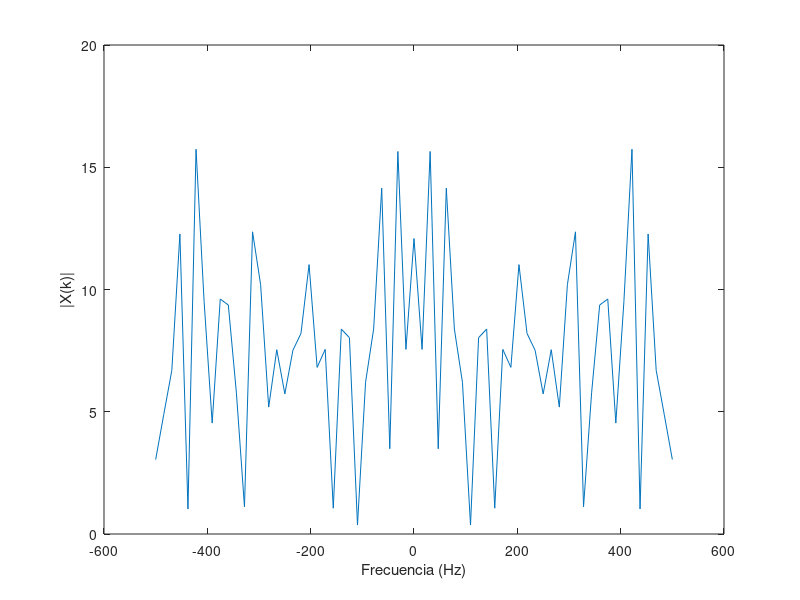

MATLAB code for this plot: (Note: this script raises an error after producing the figure.)
%%%%%%%%%%%%%%%%%%%%%%%%%%%%%%%%%%%%%%%%%%%%%%%%%%%%%%%%%%%%
%%%%%%%%%%%%%%  PARTE 1: Convolución Circular %%%%%%%%%%%%%%
%%%%%%%%%%%%%%%%%%%%%%%%%%%%%%%%%%%%%%%%%%%%%%%%%%%%%%%%%%%%


% PREGUNTA 1

% Parámetros
N = 65;        % Longitud de x[n], puede ajustarse
Ts = 1e-3;     % Periodo de muestreo

% Generar señal aleatoria x[n]
x = randn(N, 1);

% Calcular su espectro X(k)
X = fftshift(fft(x));

% Vector de frecuencia para graficar
Fs = 1/Ts;
f = linspace(-Fs/2, Fs/2, N);

% Graficar el espectro de x[n]
figure;
plot(f, abs(X));
xlabel("Frecuencia (Hz)");
ylabel("|X(k)|");
xline(0)
title("Espectro de x[n]");


% PREGUNTA 2

% Respuesta al impulso del canal h[n]
h = [-0.1, 0.3, -0.5, 0.7, -0.9, 0.7, -0.5, 0.3, -0.1]';

% Llenar con ceros h[n] hasta longitud N
h_padded = [h; zeros(N - length(h), 1)];

% Calcular su espectro H(k)
H = fftshift(fft(h_padded));

% Graficar el espectro de h[n]
figure;
plot(f, abs(H));
xlabel("Frecuencia (Hz)");
ylabel("|H(k)|");
title("Espectro de h[n]");

% Convolución lineal
y = conv(x, h);

% Calcular su FFT de N puntos
Y = fftshift(fft(y, N));

% Graficar el espectro de y[n]
figure;
plot(f, abs(Y));
xlabel("Frecuencia (Hz)");
ylabel("|Y(k)|");
title("Espectro de y[n] (Convolución Lineal)");

% Convolución circular
yc = cconv(x, h, N);  % Convolución circular de N puntos

% Calcular su espectro Yc(k)
Yc = fftshift(fft(yc));

% Graficar el espectro de yc[n]
figure;
plot(f, abs(Yc));
xlabel("Frecuencia (Hz)");
ylabel("|Y_c(k)|");
title("Espectro de y_c[n] (Convolución Circular)");

% Calcular el producto X(k) * H(k)
XH = X .* H;

% Comparación entre X(k)*H(k) y Y(k)
figure;
subplot(2,1,1);
plot(f, abs(XH), f, abs(Y));
xlabel("Frecuencia (Hz)");
ylabel("Magnitud");
title("Comparación de X(k)*H(k) y Y(k)");
legend("|X(k)*H(k)|", "|Y(k)|");

% Comparación entre X(k)*H(k) y Yc(k)
subplot(2,1,2);
plot(f, abs(XH), f, abs(Yc));
xlabel("Frecuencia (Hz)");
ylabel("Magnitud");
title("Comparación de X(k)*H(k) y Y_c(k)");
legend("|X(k)*H(k)|", "|Y_c(k)|");

% Longitud del prefijo cíclico (debe ser >= longitud de h[n]-1)
L = length(h) - 1;

% Construir prefijo cíclico a partir de las últimas L muestras de x[n]
cyclic_prefix = x(end-L+1:end);

% Extender x[n] con prefijo cíclico
x_ext = [cyclic_prefix; x];

% Longitud óptima del prefijo cíclico es L = length(h) - 1 = 10
fprintf("Longitud elegida del prefijo cíclico: %d\n", L);

% Convolución lineal con la señal extendida
y_ext = conv(x_ext, h);

% Eliminar las primeras L muestras para extraer el resultado de la convolución circular
yc_extracted = y_ext(L+1:L+N);

% Verificar que yc extraído coincide con la convolución circular yc
difference = max(abs(yc - yc_extracted));
fprintf("Diferencia máxima entre yc y yc extraído: %e\n", difference);

%%%%%%%%%%%%%%%%%%%%%%%%%%%%%%%%%%%%%%%%%%%%%%%%%%%%%%%%%%%%
%%%%%%%%%%%%%%%%%%  PARTE 2: Ecualización %%%%%%%%%%%%%%%%%%
%%%%%%%%%%%%%%%%%%%%%%%%%%%%%%%%%%%%%%%%%%%%%%%%%%%%%%%%%%%%

% Parámetros de OFDM
NFFT = 128;           % Tamaño de FFT
Ncp = 16;             % Longitud del prefijo cíclico (varía según el caso)
Nofdm = 100;          % Número de símbolos OFDM
Nsub = 10;            % Número de subportadoras de datos
modOrder = 4;         % Modulación QPSK (número M-ario)

% Respuesta al impulso del canal h[n]
h = [0, -0.1, 0.3, -0.5, 0.7, -0.9, 0.7, -0.5, 0.3, -0.1, 0]';


% Respuesta de frecuencia ideal del canal
H = fft(h, NFFT);

% Generar bits aleatorios
numBits = Nsub * Nofdm * log2(modOrder);
bits = randi([0 1], numBits, 1);

%%%%%%%%%%%%%%%%%%%%%%%%%%%%%%%%%%%%%%%%%%%%%%%%%%%%%%%%%%%%
%%%%%%%%%%%%  PARTE A: Intervalo de guarda con 0 %%%%%%%%%%%%%%%%%%
%%%%%%%%%%%%%%%%%%%%%%%%%%%%%%%%%%%%%%%%%%%%%%%%%%%%%%%%%%%%

% Actualizar Ncp para este caso
Ncp = 16;

% Modulación QPSK
symbols = moduladorQPSK(bits);

% Remodelar símbolos en subportadoras x símbolos OFDM
symbols_matrix = reshape(symbols, Nsub, Nofdm);

% Inicializar la matriz de símbolos OFDM
X = zeros(NFFT, Nofdm);

% Mapear símbolos a subportadoras
X(2:Nsub+1, :) = symbols_matrix;

% Modulación OFDM (IFFT)
ofdm_symbols = ifft(X, NFFT);

% Agregar intervalo de guarda lleno de ceros
ofdm_with_guard = [zeros(Ncp, Nofdm); ofdm_symbols];

% Serializar los símbolos OFDM
s = ofdm_with_guard(:);

% Transmitir a través del canal
s_rx = conv(s, h);
s_rx = s_rx(1:length(s));

% Remodelar la señal recibida
s_rx_matrix = reshape(s_rx, NFFT + Ncp, Nofdm);

% Eliminar el intervalo de guarda
received_symbols = s_rx_matrix(Ncp+1:end, :);

% Demodulación OFDM (FFT)
Y = fft(received_symbols, NFFT);

size(Y)
size(repmat(H.', 1, Nofdm))

% Ecualización en el dominio de frecuencia
Y_eq = Y ./ repmat(H, 1, Nofdm);

% Extraer las subportadoras de datos
received_data = Y_eq(2:Nsub+1, :);
received_data = received_data(:);

% Demodulación QPSK
received_bits = demoduladorQPSK(received_data);

% Calcular BER
num_errors = sum(bits ~= received_bits);
bit_error_rate = num_errors / numBits;
fprintf("Caso a) BER con intervalo de guarda en cero: %f\n", bit_error_rate);

% Diagrama de constelación
figure;
subplot(1,2,1);
plot(real(symbols), imag(symbols), "o");
title("Constelación Transmitida");
xlabel("En Fase");
ylabel("En Cuadratura");
axis square;

subplot(1,2,2);
plot(real(received_data), imag(received_data), "o");
title("Constelación Recibida (Caso a)");
xlabel("En Fase");
ylabel("En Cuadratura");
axis square;

%%%%%%%%%%%%%%%%%%%%%%%%%%%%%%%%%%%%%%%%%%%%%%%%%%%%%%%%%%%%
%%%%%%%%%%%%  PARTE B: Intervalo de guarda con 0 %%%%%%%%%%%%%%%%%%
%%%%%%%%%%%%%%%%%%%%%%%%%%%%%%%%%%%%%%%%%%%%%%%%%%%%%%%%%%%%

% Actualizar Ncp para el Caso b)
Ncp = 4;  % Longitud del prefijo cíclico menor al canal

% Modulación QPSK
symbols_b = moduladorQPSK(bits);

% Remodelar símbolos en subportadoras x símbolos OFDM
symbols_matrix_b = reshape(symbols_b, Nsub, Nofdm);

% Inicializar la matriz de símbolos OFDM
X_b = zeros(NFFT, Nofdm);

% Mapear símbolos a subportadoras
X_b(2:Nsub+1, :) = symbols_matrix_b;

% Modulación OFDM (IFFT)
ofdm_symbols_b = ifft(X_b, NFFT);

% Agregar prefijo cíclico (copia de las últimas Ncp muestras)
cyclic_prefix_b = ofdm_symbols_b(end-Ncp+1:end, :);
ofdm_with_cp_b = [cyclic_prefix_b; ofdm_symbols_b];

% Serializar los símbolos OFDM
s_b = ofdm_with_cp_b(:);

% Transmitir a través del canal
s_rx_b = conv(s_b, h);
s_rx_b = s_rx_b(1:length(s_b));

% Remodelar la señal recibida
s_rx_matrix_b = reshape(s_rx_b, NFFT + Ncp, Nofdm);

% Eliminar el prefijo cíclico
received_symbols_b = s_rx_matrix_b(Ncp+1:end, :);

% Demodulación OFDM (FFT)
Y_b = fft(received_symbols_b, NFFT);

% Ecualización en el dominio de frecuencia
Y_eq_b = Y_b ./ repmat(H, 1, Nofdm);

% Extraer las subportadoras de datos
received_data_b = Y_eq_b(2:Nsub+1, :);
received_data_b = received_data_b(:);

% Demodulación QPSK
received_bits_b = demoduladorQPSK(received_data_b);

% Calcular BER
num_errors_b = sum(bits ~= received_bits_b);
bit_error_rate_b = num_errors_b / numBits;
fprintf("Caso b) BER con prefijo cíclico corto: %f\n", bit_error_rate_b);

% Diagrama de constelación
figure;
subplot(1,2,1);
plot(real(symbols_b), imag(symbols_b), "o");
title("Constelación Transmitida");
xlabel("En Fase");
ylabel("En Cuadratura");
axis square;

subplot(1,2,2);
plot(real(received_data_b), imag(received_data_b), "o");
title("Constelación Recibida (Caso b)");
xlabel("En Fase");
ylabel("En Cuadratura");
axis square;

%%%%%%%%%%%%%%%%%%%%%%%%%%%%%%%%%%%%%%%%%%%%%%%%%%%%%%%%%%%%
%%%%%%%%%%%%  PARTE C:  %%%%%%%%%%%%%%%%%%
%%%%%%%%%%%%%%%%%%%%%%%%%%%%%%%%%%%%%%%%%%%%%%%%%%%%%%%%%%%%

% Actualizar Ncp para el Caso c)
Ncp = 16;  % Longitud del prefijo cíclico igual o mayor al canal

% Modulación QPSK
symbols_c = moduladorQPSK(bits);

% Remodelar símbolos en subportadoras x símbolos OFDM
symbols_matrix_c = reshape(symbols_c, Nsub, Nofdm);

% Inicializar la matriz de símbolos OFDM
X_c = zeros(NFFT, Nofdm);

% Mapear símbolos a subportadoras
X_c(2:Nsub+1, :) = symbols_matrix_c;

% Modulación OFDM (IFFT)
ofdm_symbols_c = ifft(X_c, NFFT);

% Agregar prefijo cíclico (copia de las últimas Ncp muestras)
cyclic_prefix_c = ofdm_symbols_c(end-Ncp+1:end, :);
ofdm_with_cp_c = [cyclic_prefix_c; ofdm_symbols_c];

% Serializar los símbolos OFDM
s_c = ofdm_with_cp_c(:);

% Transmitir a través del canal
s_rx_c = conv(s_c, h);
s_rx_c = s_rx_c(1:length(s_c));

% Remodelar la señal recibida
s_rx_matrix_c = reshape(s_rx_c, NFFT + Ncp, Nofdm);

% Eliminar el prefijo cíclico
received_symbols_c = s_rx_matrix_c(Ncp+1:end, :);

% Demodulación OFDM (FFT)
Y_c = fft(received_symbols_c, NFFT);

% Ecualización en el dominio de frecuencia
Y_eq_c = Y_c ./ repmat(H, 1, Nofdm);

% Extraer las subportadoras de datos
received_data_c = Y_eq_c(2:Nsub+1, :);
received_data_c = received_data_c(:);

% Demodulación QPSK
received_bits_c = demoduladorQPSK(received_data_c);

% Calcular BER
num_errors_c = sum(bits ~= received_bits_c);
bit_error_rate_c = num_errors_c / numBits;
fprintf("Caso c) BER con prefijo cíclico suficiente: %f\n", bit_error_rate_c);

% Diagrama de constelación
figure;
subplot(1,2,1);
plot(real(symbols_c), imag(symbols_c), "o");
title("Constelación Transmitida");
xlabel("En Fase");
ylabel("En Cuadratura");
axis square;

subplot(1,2,2);
plot(real(received_data_c), imag(received_data_c), "o");
title("Constelación Recibida (Caso c)");
xlabel("En Fase");
ylabel("En Cuadratura");
axis square;